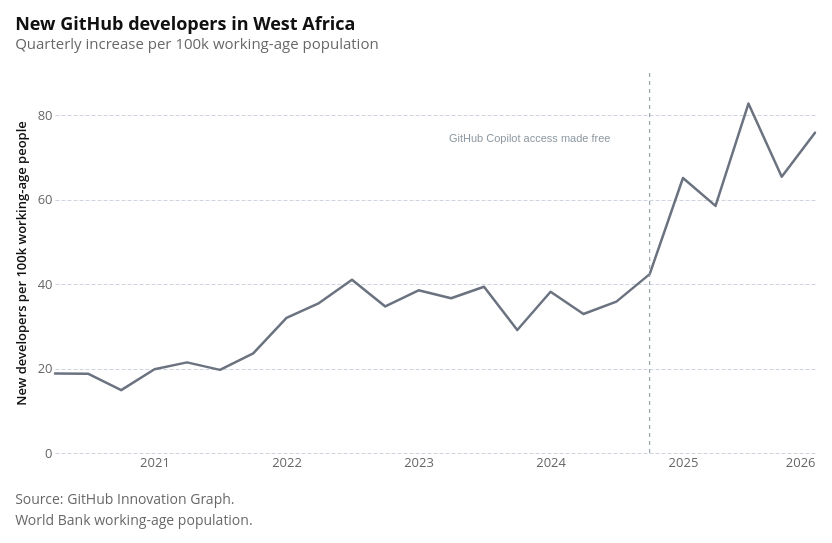

Write notebook code for a chart like this one.
### Code cell
west_africa_country_data = developers.loc[
    developers["iso2_code"].isin(WEST_AFRICA_CODES)
].copy()

# This is a quarter-over-quarter change in the developer-account stock,
# so it should be read as net new developer accounts rather than first-time accounts.
west_africa_net_new_developers = (
    west_africa_country_data.assign(
        net_new_developers=lambda d: d.groupby("iso2_code")["developers"].diff()
    )
    .groupby(["quarter_start", "year", "quarter"], as_index=False)
    .agg(
        net_new_developers=("net_new_developers", lambda s: s.sum(min_count=1)),
        working_age_population=("working_age_population", "sum"),
    )
    .assign(
        net_new_developers_per_100k=lambda d: (
            d["net_new_developers"] / d["working_age_population"] * 100_000
        )
    )
)

copilot_access_quarter = pd.Timestamp("2024-10-01")
copilot_marker = pd.DataFrame(
    {
        "quarter_start": [copilot_access_quarter],
        "label_date": [pd.Timestamp("2024-07-01")],
        "label_height": [
            west_africa_net_new_developers["net_new_developers_per_100k"].max() * 0.9
        ],
        "label": ["GitHub Copilot access\nmade free"],
    }
)

west_africa_new_developers_base = alt.Chart(
    west_africa_net_new_developers.dropna(subset=["net_new_developers_per_100k"])
).encode(
    x=alt.X("quarter_start:T", title=None),
    y=alt.Y(
        "net_new_developers_per_100k:Q",
        title="Net new developer accounts per 100k working-age people",
        axis=alt.Axis(format="~s"),
    ),
)
west_africa_new_developers_chart = (
    west_africa_new_developers_base.mark_line(color="#6b7280", strokeWidth=2.5).encode(
        tooltip=[
            alt.Tooltip("year:O", title="Year"),
            alt.Tooltip("quarter:O", title="Quarter"),
            alt.Tooltip(
                "net_new_developers_per_100k:Q",
                title="Net new developer accounts per 100k",
                format=",.1f",
            ),
            alt.Tooltip(
                "net_new_developers:Q",
                title="Net new developer accounts",
                format=",.0f",
            ),
        ],
    )
    + alt.Chart(copilot_marker)
    .mark_rule(color=attaviz.REFERENCE, strokeDash=[4, 4])
    .encode(x="quarter_start:T")
    + alt.Chart(copilot_marker)
    .mark_text(
        align="right",
        baseline="middle",
        dx=-6,
        color=attaviz.REFERENCE,
        fontSize=11,
    )
    .encode(
        x="label_date:T",
        y="label_height:Q",
        text="label:N",
    )
).properties(
    width=760,
    height=380,
    title=alt.Title(
        text="Net new GitHub developer accounts in West Africa",
        subtitle="Quarterly net change per 100k working-age population",
    ),
)

attaviz.add_caption(
    west_africa_new_developers_chart,
    "Source: GitHub Innovation Graph.\nWorld Bank working-age population.",
)

### Figure 1 — Vega specification as saved in the notebook (floating-point values rounded to 4 significant figures)
{"$schema": "https://vega.github.io/schema/vega/v6.json", "data": [{"name": "source_0", "values": [{"new_developers": 42570.0, "new_developers_per_100k": 18.86, "quarter": 2, "quarter_start": "2020-04-01T00:00:00.000", "year": 2020}, {"new_developers": 42440.0, "new_developers_per_100k": 18.8, "quarter": 3, "quarter_start": "2020-07-01T00:00:00.000", "year": 2020}, {"new_developers": 33620.0, "new_developers_per_100k": 14.89, "quarter": 4, "quarter_start": "2020-10-01T00:00:00.000", "year": 2020}, {"new_developers": 46160.0, "new_developers_per_100k": 19.85, "quarter": 1, "quarter_start": "2021-01-01T00:00:00.000", "year": 2021}, {"new_developers": 49910.0, "new_developers_per_100k": 21.46, "quarter": 2, "quarter_start": "2021-04-01T00:00:00.000", "year": 2021}, {"new_developers": 45790.0, "new_developers_per_100k": 19.69, "quarter": 3, "quarter_start": "2021-07-01T00:00:00.000", "year": 2021}, {"new_developers": 54910.0, "new_developers_per_100k": 23.61, "quarter": 4, "quarter_start": "2021-10-01T00:00:00.000", "year": 2021}, {"new_developers": 76640.0, "new_developers_per_100k": 31.99, "quarter": 1, "quarter_start": "2022-01-01T00:00:00.000", "year": 2022}, {"new_developers": 85080.0, "new_developers_per_100k": 35.51, "quarter": 2, "quarter_start": "2022-04-01T00:00:00.000", "year": 2022}, {"new_developers": 98330.0, "new_developers_per_100k": 41.04, "quarter": 3, "quarter_start": "2022-07-01T00:00:00.000", "year": 2022}, {"new_developers": 83180.0, "new_developers_per_100k": 34.72, "quarter": 4, "quarter_start": "2022-10-01T00:00:00.000", "year": 2022}, {"new_developers": 95110.0, "new_developers_per_100k": 38.53, "quarter": 1, "quarter_start": "2023-01-01T00:00:00.000", "year": 2023}, {"new_developers": 90460.0, "new_developers_per_100k": 36.64, "quarter": 2, "quarter_start": "2023-04-01T00:00:00.000", "year": 2023}, {"new_developers": 97210.0, "new_developers_per_100k": 39.38, "quarter": 3, "quarter_start": "2023-07-01T00:00:00.000", "year": 2023}, {"new_developers": 71940.0, "new_developers_per_100k": 29.14, "quarter": 4, "quarter_start": "2023-10-01T00:00:00.000", "year": 2023}, {"new_developers": 97140.0, "new_developers_per_100k": 38.19, "quarter": 1, "quarter_start": "2024-01-01T00:00:00.000", "year": 2024}, {"new_developers": 83740.0, "new_developers_per_100k": 32.92, "quarter": 2, "quarter_start": "2024-04-01T00:00:00.000", "year": 2024}, {"new_developers": 91210.0, "new_developers_per_100k": 35.86, "quarter": 3, "quarter_start": "2024-07-01T00:00:00.000", "year": 2024}, {"new_developers": 107800.0, "new_developers_per_100k": 42.37, "quarter": 4, "quarter_start": "2024-10-01T00:00:00.000", "year": 2024}, {"new_developers": 170700.0, "new_developers_per_100k": 65.13, "quarter": 1, "quarter_start": "2025-01-01T00:00:00.000", "year": 2025}, {"new_developers": 153400.0, "new_developers_per_100k": 58.52, "quarter": 2, "quarter_start": "2025-04-01T00:00:00.000", "year": 2025}, {"new_developers": 216900.0, "new_developers_per_100k": 82.76, "quarter": 3, "quarter_start": "2025-07-01T00:00:00.000", "year": 2025}, {"new_developers": 171500.0, "new_developers_per_100k": 65.44, "quarter": 4, "quarter_start": "2025-10-01T00:00:00.000", "year": 2025}, {"new_developers": 198800.0, "new_developers_per_100k": 75.87, "quarter": 1, "quarter_start": "2026-01-01T00:00:00.000", "year": 2026}], "transform": [{"type": "formula", "expr": "toDate(datum['quarter_start'])", "as": "quarter_start"}]}, {"name": "source_1", "values": [{"quarter_start": "2024-10-01T00:00:00.000"}], "transform": [{"type": "formula", "expr": "toDate(datum['quarter_start'])", "as": "quarter_start"}]}, {"name": "source_2", "values": [{"label": "GitHub Copilot access\nmade free", "label_date": "2024-07-01T00:00:00.000", "label_height": 74.48}], "transform": [{"type": "formula", "expr": "toDate(datum['label_date'])", "as": "label_date"}]}], "signals": [{"name": "childHeight", "value": 380}], "marks": [{"type": "group", "name": "concat_0_group", "encode": {"update": {"width": {"signal": "width"}, "height": {"signal": "childHeight"}}}, "marks": [{"type": "line", "name": "concat_0_layer_0_marks", "from": {"data": "source_0"}, "sort": {"field": "x"}, "encode": {"update": {"y": {"field": "new_developers_per_100k", "scale": "concat_0_y"}, "tooltip": {"signal": "{\"Year\": isValid(datum[\"year\"]) ? isArray(datum[\"year\"]) ? join(datum[\"year\"], '\\n') : datum[\"year\"] : \"\"+datum[\"year\"], \"Quarter\": isValid(datum[\"quarter\"]) ? isArray(datum[\"quarter\"]) ? join(datum[\"quarter\"], '\\n') : datum[\"quarter\"] : \"\"+datum[\"quarter\"], \"New developers per 100k\": format(datum[\"new_developers_per_100k\"], \",.1f\"), \"New developers\": format(datum[\"new_developers\"], \",.0f\")}"}, "x": {"field": "quarter_start", "scale": "concat_0_x"}, "defined": {"signal": "isValid(datum[\"quarter_start\"]) && isFinite(+datum[\"quarter_start\"]) && isValid(datum[\"new_developers_per_100k\"]) && isFinite(+datum[\"new_developers_per_100k\"])"}, "strokeWidth": {"value": 2.5}, "stroke": {"value": "#6b7280"}}}, "style": ["line"]}, {"type": "rule", "name": "concat_0_layer_1_marks", "from": {"data": "source_1"}, "encode": {"update": {"y": {"value": 0}, "y2": {"field": {"signal": null, "datum": null, "group": "height", "parent": null}}, "x": {"field": "quarter_start", "scale": "concat_0_x"}, "strokeDash": {"value": [4, 4]}, "stroke": {"value": "#8A969F"}, "tooltip": {"signal": "{\"quarter_start\": timeFormat(datum[\"quarter_start\"], \"%b %d, %Y\")}"}}}, "style": ["rule"]}, {"type": "text", "name": "concat_0_layer_2_marks", "from": {"data": "source_2"}, "encode": {"update": {"fill": {"value": "#8A969F"}, "fontSize": {"value": 11}, "y": {"field": "label_height", "scale": "concat_0_y"}, "text": {"signal": "isValid(datum[\"label\"]) ? datum[\"label\"] : \"\"+datum[\"label\"]"}, "tooltip": {"signal": "{\"label_date\": timeFormat(datum[\"label_date\"], \"%b %d, %Y\"), \"label_height\": format(datum[\"label_height\"], \"\"), \"label\": isValid(datum[\"label\"]) ? isArray(datum[\"label\"]) ? join(datum[\"label\"], '\\n') : datum[\"label\"] : \"\"+datum[\"label\"]}"}, "baseline": {"value": "middle"}, "x": {"field": "label_date", "scale": "concat_0_x"}, "align": {"value": "right"}, "dx": {"value": -6}}}, "style": ["text"]}], "axes": [{"scale": "concat_0_y", "minExtent": 0, "maxExtent": 0, "tickCount": 5, "gridScale": "concat_0_x", "domain": false, "aria": false, "zindex": 0, "orient": "left", "labels": false, "ticks": false, "grid": true}, {"scale": "concat_0_x", "labelBaseline": "top", "labelOverlap": true, "labelFlush": true, "tickCount": 5, "grid": false, "zindex": 0, "orient": "bottom"}, {"scale": "concat_0_y", "orient": "left", "format": "~s", "labelOverlap": true, "title": "New developers per 100k working-age people", "tickCount": 5, "zindex": 0, "grid": false}], "title": {"text": "New GitHub developers in West Africa", "anchor": "start", "offset": 21, "subtitle": "Quarterly increase per 100k working-age population"}, "style": "cell"}], "scales": [{"name": "concat_0_x", "type": "time", "domain": {"fields": [{"data": "source_0", "field": "quarter_start"}, {"data": "source_1", "field": "quarter_start"}, {"data": "source_2", "field": "label_date"}]}, "range": [0, {"signal": "width"}]}, {"name": "concat_0_y", "type": "linear", "domain": {"fields": [{"data": "source_0", "field": "new_developers_per_100k"}, {"data": "source_2", "field": "label_height"}]}, "range": [{"signal": "childHeight"}, 0], "nice": true, "zero": true}], "title": {"text": ["Source: GitHub Innovation Graph.", "World Bank working-age population."], "fontWeight": 400, "font": "Open Sans, sans-serif", "anchor": "start", "orient": "bottom", "lineHeight": 21, "color": "#666666", "fontSize": 14, "offset": 24}, "width": 760, "config": {"range": {"category": ["#34A7F2", "#FF9800", "#664AB6", "#4EC2C0", "#F3578E", "#081079", "#0C7C68", "#AA0000", "#DDDA21"], "diverging": ["#920000", "#BD6126", "#E3A763", "#EFEFEF", "#80BDE7", "#3587C3", "#025288"], "heatmap": ["#E3F6FD", "#75CCEC", "#089BD4", "#0169A1", "#023B6F"], "ordinal": ["#E3F6FD", "#75CCEC", "#089BD4", "#0169A1", "#023B6F"], "ramp": ["#E3F6FD", "#75CCEC", "#089BD4", "#0169A1", "#023B6F"]}, "mark": {"tooltip": true}, "axis": {"domain": false, "grid": true, "gridColor": "#CED4DE", "gridDash": [4, 2], "gridWidth": 1, "labelFont": "Open Sans, sans-serif", "labelFontSize": 13, "labelFontWeight": 400, "labelColor": "#666666", "labelPadding": 3, "tickColor": "#CED4DE", "tickSize": 5, "tickCount": 5, "titleFont": "Open Sans, sans-serif", "titleFontSize": 13, "titleFontWeight": 600, "titleColor": "#111111", "titlePadding": 9}, "axisBand": {"labelPadding": 6, "tickSize": 0}, "axisX": {"grid": false, "tickSize": 0, "labelAngle": 0}, "axisY": {"domain": false, "ticks": false, "gridColor": "#CED4DE", "gridDash": [4, 2], "gridWidth": 1}, "legend": {"labelFont": "Open Sans, sans-serif", "labelFontSize": 13, "labelFontWeight": 600, "labelColor": "#111111", "titleFont": "Open Sans, sans-serif", "titleFontSize": 13, "titleFontWeight": 600, "titleColor": "#111111", "titlePadding": 3, "symbolSize": 196, "symbolStrokeWidth": 0, "padding": 15, "offset": 21, "columnPadding": 21, "orient": "bottom", "labelLimit": 200, "titleLimit": 200}, "style": {"cell": {"stroke": null}, "arc": {"stroke": "white", "strokeWidth": 1}, "area": {"opacity": 0.7}, "bar": {"cornerRadiusEnd": 0}, "line": {"strokeWidth": 4, "strokeCap": "round", "strokeJoin": "round"}, "point": {"size": 60, "stroke": "white", "strokeWidth": 1}, "rect": {"stroke": "#8A969F", "strokeWidth": 0.5}, "circle": {"stroke": "white", "strokeWidth": 1}, "square": {"stroke": "white", "strokeWidth": 1}, "geoshape": {"stroke": "#666666", "strokeWidth": 0.3, "strokeJoin": "round", "strokeCap": "round"}, "group-title": {"font": "Open Sans, sans-serif", "fontSize": 18, "fontWeight": 700, "lineHeight": 22, "fill": "#111111"}}, "title": {"subtitleColor": "#666666", "subtitleFont": "Open Sans, sans-serif", "subtitleFontSize": 15, "subtitleFontWeight": 400, "subtitleLineHeight": 18, "subtitlePadding": 3}}, "layout": {"padding": 18, "columns": 1, "bounds": "full", "align": "each"}, "background": "white", "padding": 15}
